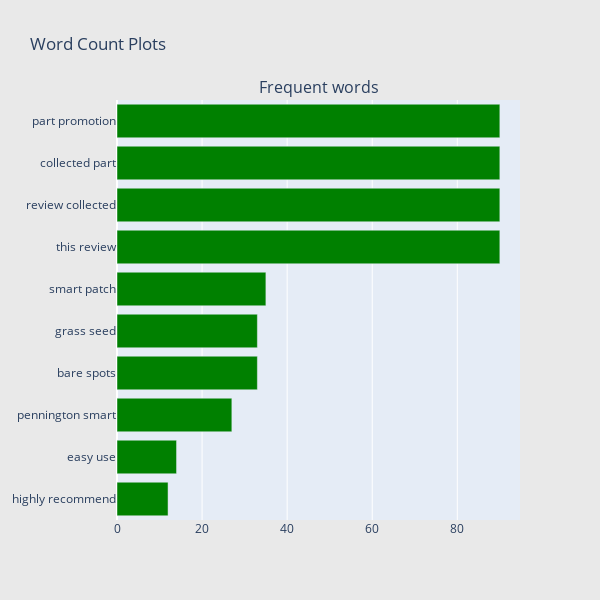

Notebook source saved alongside this figure:
### Code cell
## Get the bar chart from 5 rated reviews ##
freq_dict = defaultdict(int)
for sent in df_5["review_lower"]:
    for word in generate_ngrams(sent,2):
        freq_dict[word] += 1
fd_sorted = pd.DataFrame(sorted(freq_dict.items(), key=lambda x: x[1])[::-1])
fd_sorted.columns = ["word", "wordcount"]
trace0 = horizontal_bar_chart(fd_sorted.head(10), 'green')

# Creating two subplots
fig = tools.make_subplots(rows=1, cols=1, vertical_spacing=0.04,
                          subplot_titles=["Frequent words"])
fig.append_trace(trace0, 1, 1)
#fig.append_trace(trace1, 1, 2)
fig['layout'].update(height=600, width=600, paper_bgcolor='rgb(233,233,233)', title="Word Count Plots")
py.iplot(fig, filename='word-plots');

### Figure 1 — Plotly figure (JSON) as saved in the notebook; plotly's stock layout.template omitted (floating-point values rounded to 4 significant figures)
{"data": [{"marker": {"color": "green"}, "orientation": "h", "showlegend": false, "x": [12, 14, 27, 33, 33, 35, 90, 90, 90, 90], "xaxis": "x", "y": ["highly recommend", "easy use", "pennington smart", "bare spots", "grass seed", "smart patch", "this review", "review collected", "collected part", "part promotion"], "yaxis": "y", "type": "bar"}], "layout": {"annotations": [{"font": {"size": 16}, "showarrow": false, "text": "Frequent words", "x": 0.5, "xanchor": "center", "xref": "paper", "y": 1, "yanchor": "bottom", "yref": "paper"}], "height": 600, "paper_bgcolor": "rgb(233,233,233)", "title": {"text": "Word Count Plots"}, "width": 600, "xaxis": {"anchor": "y", "domain": [0, 1]}, "yaxis": {"anchor": "x", "domain": [0, 1]}}}
